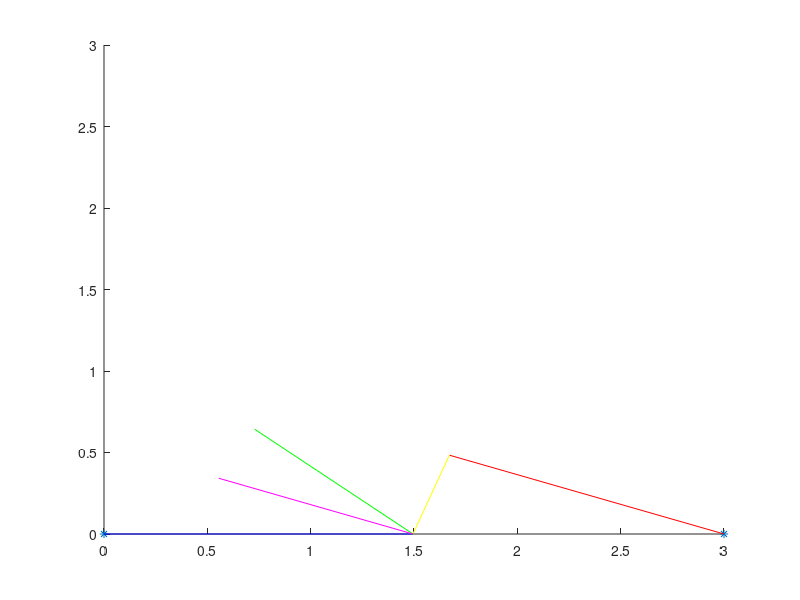

Write MATLAB code to recreate this figure.
echo off;
hold on;
xlim([0,3]);
ylim([0,3]);
zlim([0,3]);

P_L=[0,0,0];
phi_L=0*pi/180;
theta_L=90*pi/180;
d_L=[sin(theta_L)*cos(phi_L),sin(theta_L)*sin(phi_L),cos(theta_L)];
d_L=d_L/norm(d_L);


P_M=[3,0,0];
r_M=sqrt(2);
phi_M=160*pi/180;
theta_M=90*pi/180;
n_M=[sin(theta_M)*cos(phi_M),sin(theta_M)*sin(phi_M),cos(theta_M)];
%n_M=n_M/norm(n_M);


%n_M*X == n_M*P_mirror
%n_M*X == n_M*(P_M+r_M*n_M)
%n_M*(P_L+lambda*d_L) == n_M*(P_M+r_M*n_M)
%n_M*(lambda*d_L) == n_M*(P_M+r_M*n_M-P_L)
lambda = dot(n_M,(P_M+r_M*n_M-P_L))/dot(n_M,d_L);


spiegelPunkt=P_M+r_M*n_M;
spiegelHitPunkt=P_L+lambda*d_L;
cosAlpa=dot(n_M,-d_L);
d_S=n_M*cosAlpa*2+d_L;
d_S=d_S/norm(d_S);

disp(d_L);
disp(n_M);
disp(lambda);
disp(acos(cosAlpa)*180/pi);

dots=[P_L;P_M];
plot3(dots(:,1),dots(:,2),'*');
lines=[P_L;spiegelHitPunkt];
plot3(lines(:,1), lines(:,2), lines(:,3),'-b');
lines=[P_M;spiegelPunkt];
plot3(lines(:,1), lines(:,2), lines(:,3),'-r');
lines=[spiegelHitPunkt;spiegelPunkt];
plot3(lines(:,1), lines(:,2), lines(:,3),'-y');
lines=[spiegelHitPunkt;+spiegelHitPunkt+d_S];
plot3(lines(:,1), lines(:,2), lines(:,3),'-g');
lines=[spiegelHitPunkt;spiegelHitPunkt+n_M];
plot3(lines(:,1), lines(:,2), lines(:,3),'-m');


%point = P_M+r_M*n_M;
%normal = n_M;
%%# a plane is a*x+b*y+c*z+d=0
%%# [a,b,c] is the normal. Thus, we have to calculate
%%# d and we're set
%d = -point*normal'; %'# dot product for less typing
%%# create x,y
%[xx,yy]=ndgrid(1:10,1:10);
%%# calculate corresponding z
%z = (-normal(1)*xx - normal(2)*yy - d)/normal(3);
%%# plot the surface
%surf(xx,yy,z)

hold off;
